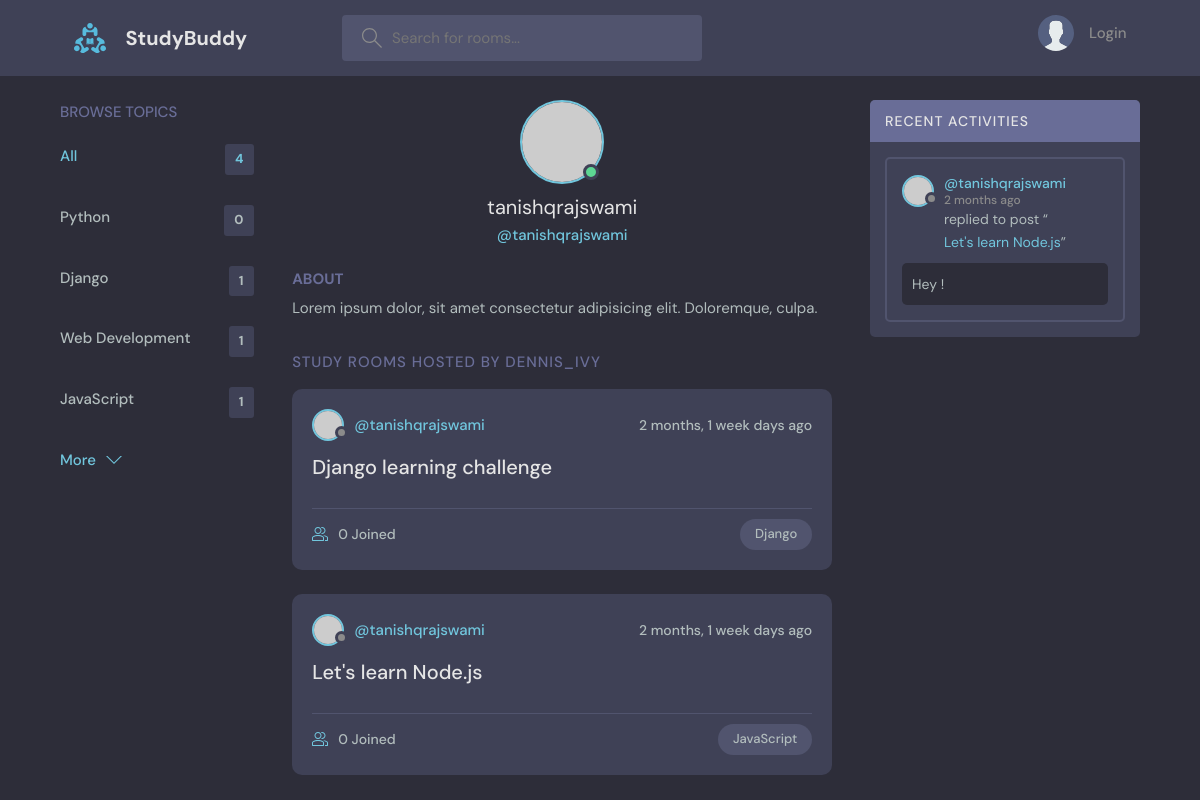
Page /profile/1/ on the earlier database version.
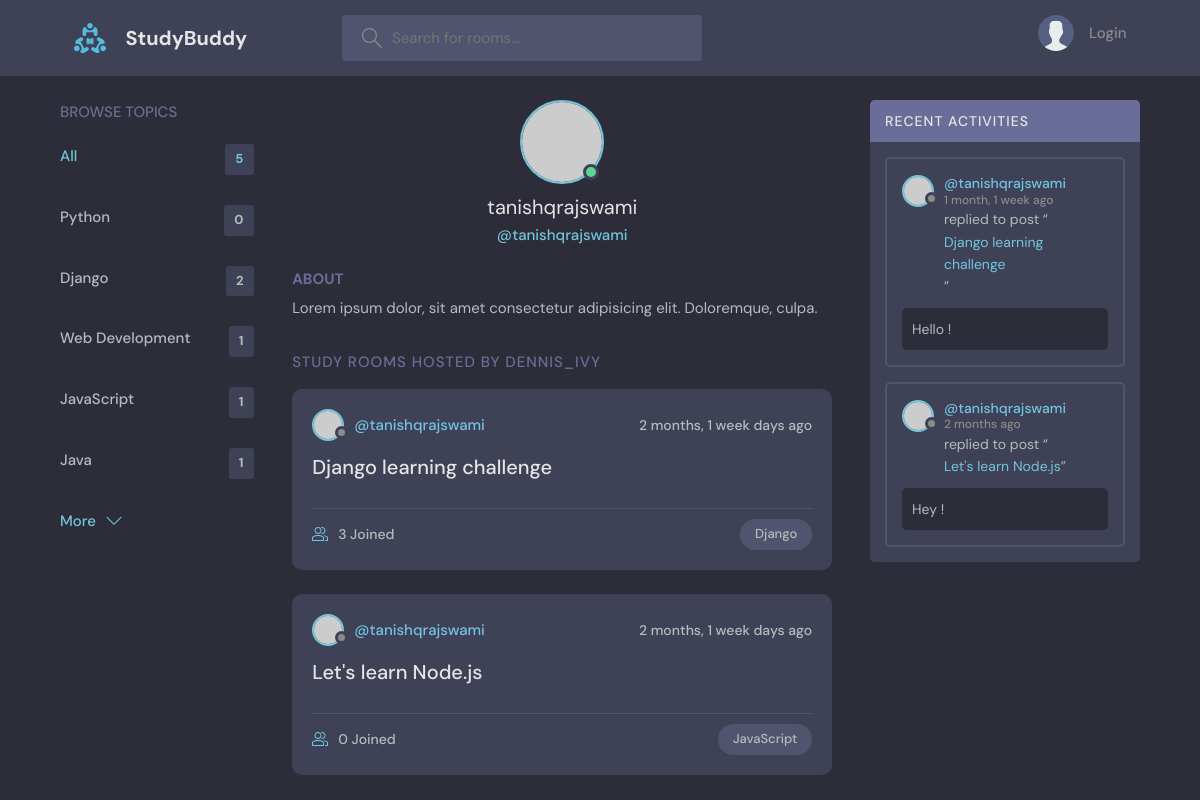
Same page on the later database version.
### base/models.py (models this page shows, shortened)
class Topic(models.Model):
    name = models.CharField(max_length = 200)

class Room(models.Model):
    host = models.ForeignKey(User, on_delete = models.SET_NULL, null = True)
    topic = models.ForeignKey(Topic, on_delete = models.SET_NULL, null = True)
    name = models.CharField(max_length = 200)
    participants = models.ManyToManyField(User, related_name='participants', blank=True)
    description = models.TextField(null = True, blank = True)
    updated = models.DateTimeField(auto_now = True)
    created = models.DateTimeField(auto_now_add = True)
    class Meta:
        ordering = ['-updated', '-created']
    def __str__(self):
        return self.name

class Message(models.Model):
    user = models.ForeignKey(User, on_delete = models.CASCADE)
    room = models.ForeignKey(Room, on_delete = models.CASCADE)
    body = models.TextField()
    updated = models.DateTimeField(auto_now = True)
    created = models.DateTimeField(auto_now_add = True)
    class Meta:
        ordering = ['-updated', '-created']

### base/views.py (the view)
# urls.py: path('profile/<str:pk>/', views.userProfile, name = "user-profile"),
def userProfile(request, pk):
    user = User.objects.get(id = pk)
    rooms = user.room_set.all()
    room_messages = user.message_set.all()
    topics = Topic.objects.all()
    context = {'user':user, 'rooms':rooms, 'room_messages':room_messages, 'topics':topics}
    return render(request, 'base/profile.html', context)

### base/templates/base/profile.html (shortened to what this page needs)
{% extends 'main.html' %}
{% block content %}
<main class="profile-page layout layout--3">
  <div class="container">
    {% include 'base/topics_component.html' %}
    <div class="roomList">
      <div class="profile">
        <div class="profile__avatar">
          <div class="avatar avatar--large active">
            <img src="https://randomuser.me/api/portraits/men/11.jpg" />
          </div>
        </div>
        <div class="profile__info">
          <h3>{{user.username}}</h3>
          <p>@{{user.username}}</p>
        </div>
        <div class="profile__about">
          <h3>About</h3>
          <p>Lorem ipsum dolor, sit amet consectetur adipisicing elit. Doloremque, culpa.</p>
        </div>
      </div>
      <div class="roomList__header">
        <div>
          <h2>Study Rooms Hosted by dennis_ivy</a>
          </h2>
        </div>
      </div>
      {% include 'base/feed_component.html' %}
    </div>
    {% include 'base/activity_component.html' %}
  </div>
</main>
{% endblock %}

### templates/main.html (shortened to what this page needs)
<!DOCTYPE html>
{% load static %}
<html lang="en">
  <head>
    <link rel="stylesheet" href="{% static 'styles/style.css' %}" />
  </head>
  <body>
    {% include 'navbar.html' %}
    {% block content %}
    {% endblock %}
  </body>
</html>

### templates/navbar.html (shortened to what this page needs)
{% load static %}
<header class="header header--loggedIn">
  <div class="container">
    <a href="{% url 'home' %}" class="header__logo">
      <img src="{% static 'images/logo.svg' %}" />
      <h1>StudyBuddy</h1>
    </a>
    <form class="header__search" method="GET" action="{% url 'home' %}">
      <label>
        <input name="q" placeholder="Search for rooms..." />
      </label>
    </form>
    <nav class="header__menu">
      {% if request.user.is_authenticated %}
      <div class="header__user">
        <a href="{% url 'user-profile' request.user.id %}">
          <div class="avatar avatar--medium active">
            <img src="https://randomuser.me/api/portraits/men/37.jpg" />
          </div>
          <p>{{ request.user }} <span>@{{ request.user.username }}</span></p>
        </a>
        <button class="dropdown-button">
          <svg version="1.1" xmlns="http://www.w3.org/2000/svg" width="32" height="32" viewBox="0 0 32 32">
            <title>chevron-down</title>
            <path d="M16 21l-13-13h-3l16 16 16-16h-3l-13 13z"></path>
          </svg>
        </button>
      </div>
      {% else %}
      <a href="{% url 'login' %}">
        <img src="{% static 'images/avatar.svg' %}" />
        <p>Login</p>
      </a>
      {% endif %}
    </nav>
  </div>
</header>

### base/templates/base/topics_component.html
<div class="topics">
  <div class="topics__header">
    <h2>Browse Topics</h2>
  </div>
  <ul class="topics__list">
    <li>
      <a href="{% url 'home' %}" class="active">All <span>{{topics.count}}</span></a>
    </li>
    {% for topic in topics %}
    <li>
      <a href="{% url 'home'%}?q={{topic.name}}">{{topic.name}} <span>{{topic.room_set.all.count}}</span></a>
    </li>
    {% endfor %}
  </ul>
  <a class="btn btn--link" href="{% url 'topics' %}">
    More
    <svg version="1.1" xmlns="http://www.w3.org/2000/svg" width="32" height="32" viewBox="0 0 32 32">
      <title>chevron-down</title>
      <path d="M16 21l-13-13h-3l16 16 16-16h-3l-13 13z"></path>
    </svg>
  </a>
</div>

### base/templates/base/feed_component.html (shortened to what this page needs)
{% for room in rooms %}
<div class="roomListRoom">
    <div class="roomListRoom__header">
      <a href="{% url 'user-profile' room.host.id %}" class="roomListRoom__author">
        <div class="avatar avatar--small">
          <img src="https://randomuser.me/api/portraits/women/11.jpg" />
        </div>
        <span>@{{room.host.username}}</span>
      </a>
      <div class="roomListRoom__actions">
        <span>{{room.created|timesince}} days ago</span>
      </div>
    </div>
    <div class="roomListRoom__content">
      <a href="{% url 'room' room.id %}">{{room.name}}</a>
    </div>
    <div class="roomListRoom__meta">
      <a href="{% url 'room' room.id %}" class="roomListRoom__joined">
        {{room.participants.all.count}} Joined
      </a>
      <p class="roomListRoom__topic">{{room.topic.name}}</p>
    </div>
  </div>
{% endfor %}

### base/templates/base/activity_component.html (shortened to what this page needs)
<div class="activities">
    <div class="activities__header">
      <h2>Recent Activities</h2>
    </div>
    {% for message in room_messages %}
    <div class="activities__box">
      <div class="activities__boxHeader roomListRoom__header">
        <a href="{% url 'user-profile' message.user.id %}" class="roomListRoom__author">
          <div class="avatar avatar--small">
            <img src="https://randomuser.me/api/portraits/women/11.jpg" />
          </div>
          <p>
            @{{message.user}}
            <span>{{message.created|timesince}} ago</span>
          </p>
        </a>
      </div>
      <div class="activities__boxContent">
        <p>replied to post “<a href="{% url 'room' message.room.id %}">{{message.room}}</a>”</p>
        <div class="activities__boxRoomContent">
          {{message.body}}
        </div>
      </div>
    </div>
    {% endfor %}
  </div>

Differences in the rows shown:
computed for Topic "Django": room_set.all.count "1" → "2"
added Topic: name "Java", room_set.all.count "1"
changed Room "Django learning challenge": participants.all.count "0" → "3"
added Message: user "tanishqrajswami", created "1 month, 1 week", room "Django learning challenge", body "Hello !"
Other differences:
{{ topics.count }}: "4" → "5"
